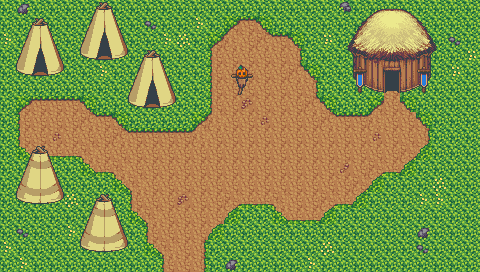

A 2D game scene composited from a Tiled map and its tileset images. What follows is a short description and the map's XML, with each tile layer's data collapsed to a summary:
An orthogonal 30x17 tile map with 16x16 px tiles, 3 tile layers (ground, structures, decor) and 58 objects.

<map version="1.5" tiledversion="1.7.2" orientation="orthogonal" renderorder="right-down" width="30" height="17" tilewidth="16" tileheight="16" infinite="0" nextlayerid="6" nextobjectid="69">
 <editorsettings>
  <export target="knightOutpost.lua" format="lua" />
 </editorsettings>
 <tileset firstgid="1" name="tileset" tilewidth="16" tileheight="16" tilecount="2132" columns="41">
  <image source="tileset.png" width="656" height="832" />
 </tileset>
 <objectgroup id="4" name="walls">
  <object id="1" x="352" y="40" width="80" height="52" />
  <object id="3" x="380" y="8" width="24" height="32" />
  <object id="5" x="404" y="12" width="8" height="28" />
  <object id="6" x="412" y="20" width="8" height="20" />
  <object id="7" x="420" y="28" width="8" height="12" />
  <object id="8" x="372" y="12" width="8" height="28" />
  <object id="9" x="368" y="16" width="4" height="20" />
  <object id="10" x="364" y="20" width="4" height="20" />
  <object id="11" x="360" y="24" width="4" height="16" />
  <object id="12" x="356" y="32" width="4" height="8" />
  <object id="13" x="96" y="200" width="16" height="52" />
  <object id="14" x="92" y="208" width="4" height="44" />
  <object id="15" x="88" y="216" width="4" height="32" />
  <object id="16" x="84" y="224" width="4" height="24" />
  <object id="17" x="80" y="236" width="4" height="8" />
  <object id="18" x="112" y="212" width="4" height="36" />
  <object id="19" x="116" y="216" width="4" height="36" />
  <object id="20" x="120" y="232" width="4" height="16" />
  <object id="21" x="124" y="240" width="4" height="8" />
  <object id="22" x="32" y="152" width="16" height="52" />
  <object id="23" x="48" y="164" width="4" height="40" />
  <object id="24" x="52" y="172" width="4" height="28" />
  <object id="25" x="56" y="184" width="4" height="16" />
  <object id="26" x="60" y="192" width="4" height="8" />
  <object id="27" x="28" y="160" width="4" height="40" />
  <object id="28" x="24" y="168" width="4" height="36" />
  <object id="29" x="20" y="180" width="4" height="24" />
  <object id="30" x="16" y="188" width="4" height="12" />
  <object id="31" x="32" y="24" width="16" height="52" />
  <object id="32" x="48" y="32" width="4" height="44" />
  <object id="34" x="52" y="40" width="4" height="32" />
  <object id="35" x="56" y="52" width="4" height="20" />
  <object id="36" x="60" y="64" width="4" height="8" />
  <object id="37" x="28" y="32" width="4" height="44" />
  <object id="38" x="24" y="40" width="4" height="36" />
  <object id="39" x="20" y="52" width="4" height="20" />
  <object id="40" x="16" y="60" width="4" height="12" />
  <object id="41" x="144" y="56" width="16" height="52" />
  <object id="42" x="160" y="68" width="4" height="40" />
  <object id="43" x="164" y="76" width="4" height="28" />
  <object id="44" x="168" y="84" width="4" height="20" />
  <object id="45" x="172" y="92" width="4" height="12" />
  <object id="46" x="140" y="64" width="4" height="44" />
  <object id="47" x="136" y="72" width="4" height="36" />
  <object id="48" x="132" y="80" width="4" height="24" />
  <object id="49" x="128" y="88" width="4" height="16" />
  <object id="50" x="96" y="8" width="16" height="52" />
  <object id="51" x="112" y="16" width="4" height="44" />
  <object id="52" x="116" y="28" width="4" height="28" />
  <object id="53" x="120" y="36" width="4" height="20" />
  <object id="54" x="124" y="44" width="4" height="12" />
  <object id="55" x="92" y="12" width="4" height="48" />
  <object id="56" x="88" y="24" width="4" height="36" />
  <object id="57" x="84" y="36" width="4" height="20" />
  <object id="58" x="80" y="44" width="4" height="12" />
  <object id="68" x="236" y="64" width="12" height="32" />
 </objectgroup>
 <objectgroup id="5" name="eventTriggers">
  <object id="60" x="224" y="48" width="64" height="80" />
  <object id="61" x="168" y="256" width="28" height="16" />
 </objectgroup>
 <layer id="1" name="ground" width="30" height="17">
  <data>[510 cells, 510 non-empty, 24 distinct tile ids]</data>
 </layer>
 <layer id="2" name="structures" width="30" height="17">
  <data>[510 cells, 100 non-empty, 62 distinct tile ids]</data>
 </layer>
 <layer id="3" name="decor" width="30" height="17">
  <data>[510 cells, 4 non-empty, 2 distinct tile ids]</data>
 </layer>
</map>
